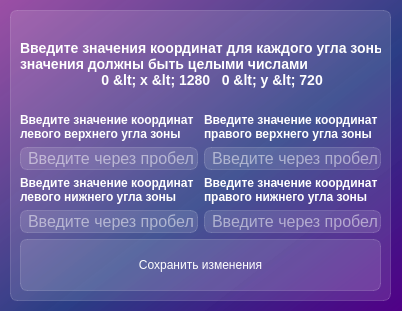
<?xml version="1.0" encoding="UTF-8"?>
<ui version="4.0">
 <class>Zone_changing</class>
 <widget class="QDialog" name="Zone_changing">
  <property name="geometry">
   <rect>
    <x>0</x>
    <y>0</y>
    <width>402</width>
    <height>311</height>
   </rect>
  </property>
  <property name="windowTitle">
   <string>Изменение параметров зоны</string>
  </property>
  <property name="styleSheet">
   <string notr="true">background-color: qlineargradient(spread:pad, x1:1, y1:1, x2:0, y2:0, stop:0 rgba(81, 0, 135, 255), stop:0.427447 rgba(41, 61, 132, 235), stop:1 rgba(155, 79, 165, 255));</string>
  </property>
  <widget class="QFrame" name="frame">
   <property name="geometry">
    <rect>
     <x>10</x>
     <y>10</y>
     <width>381</width>
     <height>291</height>
    </rect>
   </property>
   <property name="styleSheet">
    <string notr="true">background-color: rgba(255, 255, 255, 30);
border: 1px solid rgba(255, 255, 255, 40);
border-radius: 7px</string>
   </property>
   <property name="frameShape">
    <enum>QFrame::StyledPanel</enum>
   </property>
   <property name="frameShadow">
    <enum>QFrame::Raised</enum>
   </property>
   <layout class="QVBoxLayout" name="verticalLayout_3">
    <item>
     <layout class="QVBoxLayout" name="verticalLayout_2">
      <item>
       <layout class="QVBoxLayout" name="verticalLayout">
        <item>
         <widget class="QLabel" name="lbl_description">
          <property name="styleSheet">
           <string notr="true">font-size: 14px;
font-weight: bold;
color: white;
background-color: none;
border: none</string>
          </property>
          <property name="text">
           <string>Введите значения координат для каждого угла зоны
значения должны быть целыми числами 
                     0 &lt; x &lt; 1280   0 &lt; y &lt; 720 </string>
          </property>
         </widget>
        </item>
        <item>
         <layout class="QGridLayout" name="gridLayout">
          <item row="1" column="0">
           <widget class="QLineEdit" name="le_left_top_cords">
            <property name="styleSheet">
             <string notr="true">font-size: 16px;
color: white;
padding-left: 5px;</string>
            </property>
            <property name="text">
             <string/>
            </property>
            <property name="placeholderText">
             <string>Введите через пробел</string>
            </property>
           </widget>
          </item>
          <item row="1" column="1">
           <widget class="QLineEdit" name="le_right_top_cords">
            <property name="styleSheet">
             <string notr="true">font-size: 16px;
color: white;
padding-left: 5px;</string>
            </property>
            <property name="text">
             <string/>
            </property>
            <property name="placeholderText">
             <string>Введите через пробел</string>
            </property>
           </widget>
          </item>
          <item row="3" column="0">
           <widget class="QLineEdit" name="le_left_bottom_cords">
            <property name="styleSheet">
             <string notr="true">font-size: 16px;
color: white;
padding-left: 5px;</string>
            </property>
            <property name="text">
             <string/>
            </property>
            <property name="placeholderText">
             <string>Введите через пробел</string>
            </property>
           </widget>
          </item>
          <item row="3" column="1">
           <widget class="QLineEdit" name="le_right_bottom_cords">
            <property name="styleSheet">
             <string notr="true">font-size: 16px;
color: white;
padding-left: 5px;</string>
            </property>
            <property name="text">
             <string/>
            </property>
            <property name="placeholderText">
             <string>Введите через пробел</string>
            </property>
           </widget>
          </item>
          <item row="0" column="1">
           <widget class="QLabel" name="lbl_right_top">
            <property name="styleSheet">
             <string notr="true">font-size: 12px;
font-weight: bold;
color: white;
background-color: none;
border: none</string>
            </property>
            <property name="text">
             <string>Введите значение координат
правого верхнего угла зоны</string>
            </property>
           </widget>
          </item>
          <item row="0" column="0">
           <widget class="QLabel" name="lbl_left_top">
            <property name="styleSheet">
             <string notr="true">font-size: 12px;
font-weight: bold;
color: white;
background-color: none;
border: none</string>
            </property>
            <property name="text">
             <string>Введите значение координат
левого верхнего угла зоны</string>
            </property>
           </widget>
          </item>
          <item row="2" column="0">
           <widget class="QLabel" name="lbl_left_bottom">
            <property name="styleSheet">
             <string notr="true">font-size: 12px;
font-weight: bold;
color: white;
background-color: none;
border: none</string>
            </property>
            <property name="text">
             <string>Введите значение координат
левого нижнего угла зоны</string>
            </property>
           </widget>
          </item>
          <item row="2" column="1">
           <widget class="QLabel" name="lbl_right_bottom">
            <property name="styleSheet">
             <string notr="true">font-size: 12px;
font-weight: bold;
color: white;
background-color: none;
border: none</string>
            </property>
            <property name="text">
             <string>Введите значение координат
правого нижнего угла зоны</string>
            </property>
           </widget>
          </item>
         </layout>
        </item>
       </layout>
      </item>
      <item>
       <widget class="QPushButton" name="btn_save_zone">
        <property name="styleSheet">
         <string notr="true">QPushButton {
	color: white;
	background-color: rgba(255, 255, 255, 30);
	border: 1px solid rgba(255, 255, 255, 40);
	border-radius: 7px;
	width: 230px;
	height: 50px
}
QPushButton:hover {
	background-color: rgba(255, 255, 255, 40);
}
QPushButton:pressed {
	background-color: rgba(255, 255, 255, 70);
}</string>
        </property>
        <property name="text">
         <string>Сохранить изменения</string>
        </property>
       </widget>
      </item>
     </layout>
    </item>
   </layout>
  </widget>
 </widget>
 <resources/>
 <connections/>
</ui>
